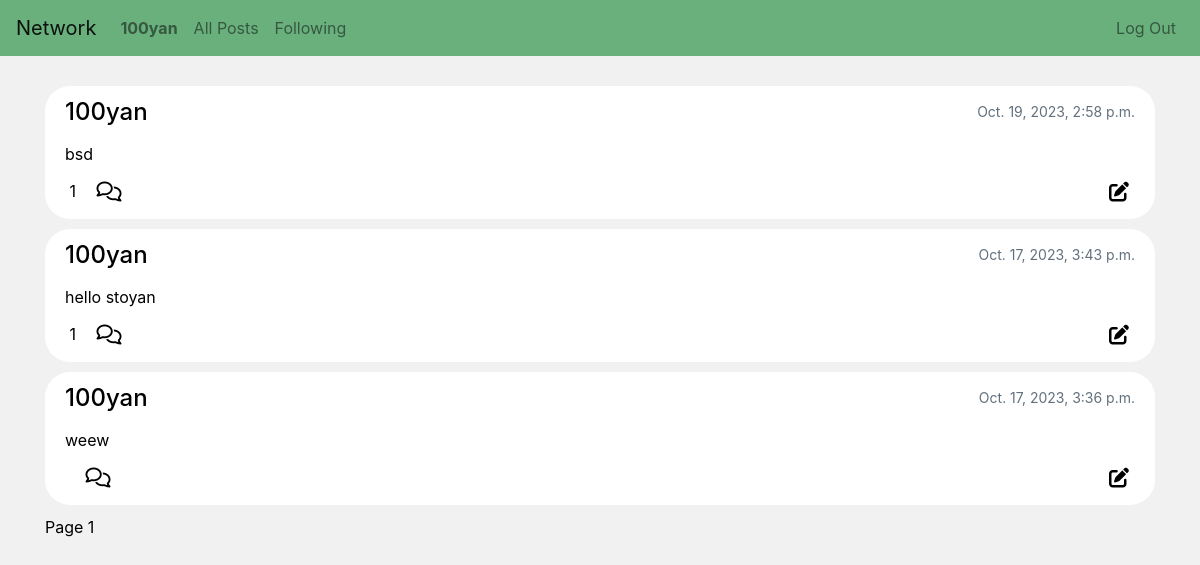
The page /following (signed in) on the database its author committed.
### network/models.py (models this page shows, shortened)
class User(AbstractUser):
    following = models.ManyToManyField('self', related_name='followers', blank=True)
    birthday = models.DateField(blank=True, null=True)
    nationality = CountryField(null=True)
    profile_pic = models.ImageField(upload_to="profile_pics", default='profile_pics/default.png')
    description = models.TextField(max_length=600, null=True)
    followed_by = models.IntegerField(blank=True, null=True, default=0)

class Post(models.Model):
    author = models.ForeignKey(User, on_delete=models.CASCADE)
    post = models.CharField(max_length=400)
    timestamp = models.DateTimeField(auto_now_add=True, blank=True)
    likes = models.ManyToManyField(User, related_name="liked_posts", default=0)
    def likes_count(self) -> int:
        return self.likes.all().count()

### network/views.py (the view)
# urls.py: path('following', views.following_page, name='following')
def following_page(request):
    following = User.objects.get(pk=request.user.id).following
    post_list = Post.objects.filter(author__in=following.all()).order_by('-timestamp')
    comments = Comment.objects.filter(post__in=post_list).order_by("-timestamp")
    p = Paginator(post_list, 10)
    page = request.GET.get('page')
    posts = p.get_page(page)
    context = {
        'posts': posts,
        'all_comments': comments,
        'add_comment': CommentForm,
    }
    return render(request, 'network/following_page.html', context)

### network/templates/network/following_page.html (shortened to what this page needs)
{% extends 'network/layout.html' %}
{% block body %}
<div class="container">
    {% include "network/content.html" %}
</div>
{% endblock %}

### network/templates/network/layout.html (shortened to what this page needs)
{% load static %}
<!DOCTYPE html>
<html lang="en">
    <head>
        <link rel="stylesheet" href="https://stackpath.bootstrapcdn.com/bootstrap/4.4.1/css/bootstrap.min.css">
        <link href="{% static 'network/styles.css' %}" rel="stylesheet">
    </head>
    <body>
        <nav class="navbar navbar-expand-lg navbar-light">
            <a class="navbar-brand" href="{% url 'index' %}">Network</a>
            <div class="collapse navbar-collapse">
              <ul class="navbar-nav mr-auto mt-2 mt-lg-0">
                {% if user.is_authenticated %}
                    <li class="nav-item">
                        <a class="nav-link" href="{% url 'user' id=user.id %}"><strong>{{ user.username }}</strong></a>
                    </li>
                {% endif %}
                <li class="nav-item">
                    <a class="nav-link" href="{% url 'index' %}">All Posts</a>
                </li>
                {% if user.is_authenticated %}
                    <li class="nav-item">
                        <a class="nav-link" href="{% url 'following' %}">Following</a>
                    </li>
                {% endif %}
            </ul>
            <ul class="navbar-nav mr-right mt-2 mt-lg-0">
               {% if user.is_authenticated %}
                    <li class="nav-item">
                        <a class="nav-link" href="{% url 'logout' %}">Log Out</a>
                    </li>
                {% endif %}
            </ul>
            </div>
          </nav>
        <div class="body">
            {% block body %}
            {% endblock %}
        </div>
    </body>
</html>

### network/templates/network/content.html (shortened to what this page needs)
{% if posts %}
    {% for post in posts %}
    <div class="single-post">
        <div class="post-contents">
            <div class="post-heading">
                <a id='author' href="{% url 'user' id=post.author.id %}">{{ post.author }}</a>
                <p>{{ post.timestamp }}</p>
            </div>
            <div id="post-text">{{post.post}}</div>
            <div class="interactions">
                <div class="interaction-left">
                    {% if post.likes_count > 0 %}
                        <span id="num-likes">{{ post.likes_count }}</span>
                    {% else %}
                        <span id="num-likes" hidden>{{ post.likes_count }}</span>
                    {% endif %}
                    <button id="comment" class="interaction"><i class="fa-regular fa-comments fa-lg"></i></button>
                </div>
                <div class="interactions-right">
                    {% if user == post.author %}
                        <button id="edit" class="interaction"><i class="fa-solid fa-pen-to-square fa-lg"></i></button>
                    {% endif %}
                </div>
            </div>
        </div>
    </div>
    {% endfor %}
{% endif %}
Page {{ posts.number }}

### network/static/network/styles.css (style rules this page uses)
body { background-color: #f1f1f1; color: black; }
ul { list-style-type: none; padding: 0; margin: 0; }
.navbar { background-color: #6AB07D; }
a:any-link { color: black; }
#like, #comment, #edit { border: none; background-color: transparent; }
#comment { margin-left: 10px; }
.container { margin: 30px auto; }
.single-post { background-color: #ffffff; border-radius: 25px; padding: 8px 20px 15px; margin-bottom: 10px; }
.post-contents .post-heading { display: flex; justify-content: space-between; margin-bottom: 12px; }
#post-text { margin-bottom: 12px; text-wrap: wrap; word-wrap: break-word; }
#author { font-size: 24px; font-weight: 500; }
.post-heading p { font-size: 14px; color: #62707e; line-height:36px; padding: 0; margin: 0; vertical-align: middle; }
.interactions { display: flex; justify-content: space-between; }
.interaction-left { display: block; }

### rows shown on the page
User: username "100yan"
Post: author "100yan", timestamp "Oct. 19, 2023, 2:58 p.m.", post "bsd", likes_count "1"
Post: author "100yan", timestamp "Oct. 17, 2023, 3:43 p.m.", post "hello stoyan", likes_count "1"
Post: author "100yan", timestamp "Oct. 17, 2023, 3:36 p.m.", post "weew"

### other values the page prints
{{ posts.number }} "1"
